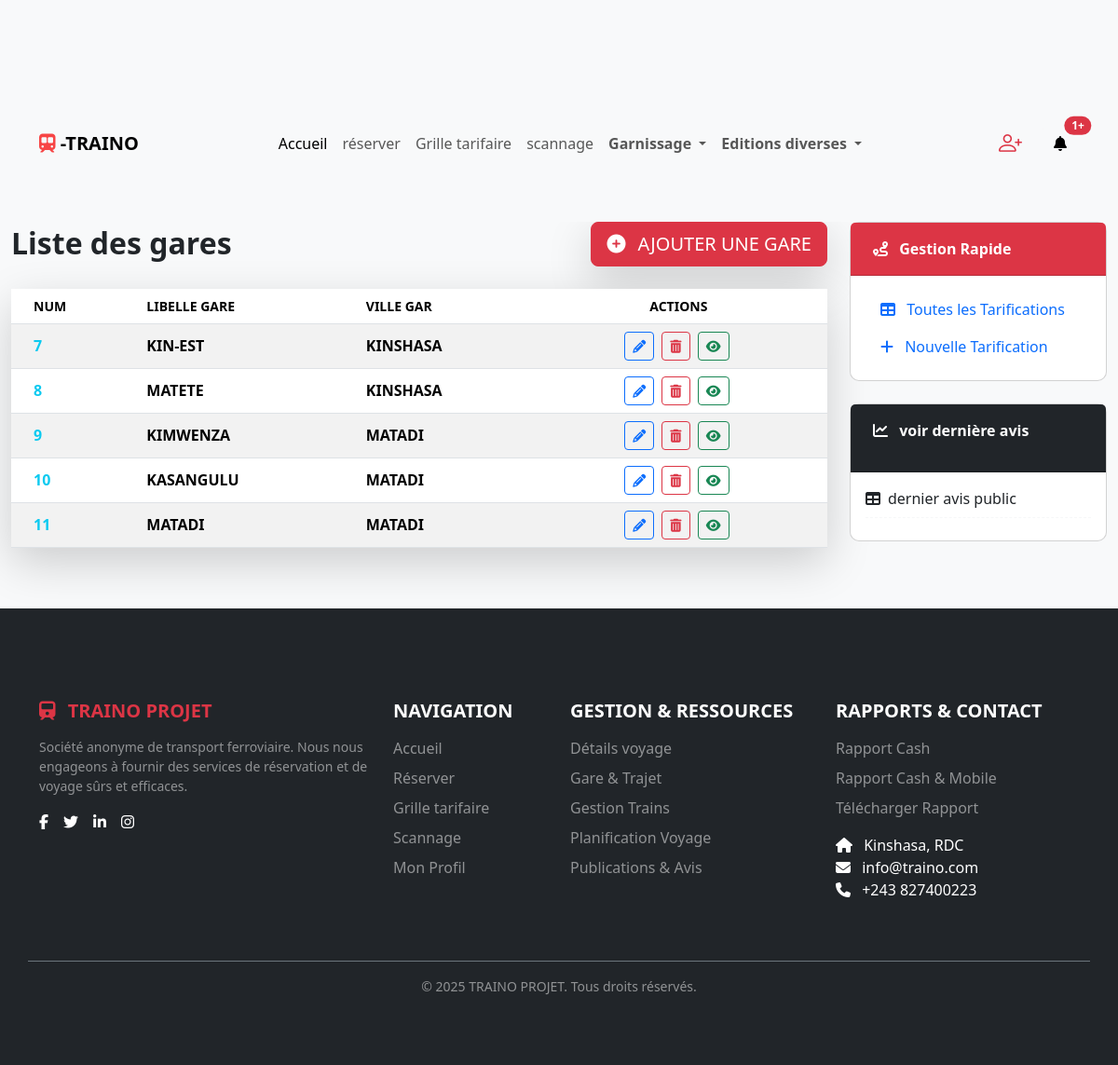
The app's page /gare/lire_gare (signed in) with its own data.
### gare/models.py (models this page shows, shortened)
class Gare(models.Model):
    libelle_gare = models.CharField(
        max_length=20,
        verbose_name='libelle du gare',
        help_text="rlibelle du gare",
        null = False,
        blank= False,
    )
    ville_gare = models.CharField(
        max_length=20,
        verbose_name='ville du gare',
        help_text="ville du gare",
        null = False,
        blank= False,
    )
    slug = models.SlugField(
        default="02Kkjsdhjfhf655qqzasjqsdbbbz555sc6JHMSLR",
        max_length= 100
    )

### gare/views.py (the view)
# urls.py: path('lire_gare', lire_gare , name = 'lire_gare'),
@login_required
def lire_gare(request):
    context = {
        'gares' : Gare.objects.all(),
        'total_compt' : Gare.objects.count(),
    }
    return render(request, 'gare/dashbord_gare.html', context)

### gare/templates/gare/dashbord_gare.html (shortened to what this page needs)
{% extends 'front/header/header.html' %}
{% load static %}
{% block extra_css %}
    <link rel="stylesheet" href="{% static 'css/gare/dashbord_gare.css' %}">
    <link rel="stylesheet" href="{% static 'css/gare/detail_gare.css' %}">
{% endblock %}
{% block containter%}
    <div class="container-fluid">
        <div class="row g-4">
            <div class="col-lg-9 order-lg-1 order-2">
                <div class="row page-header-row">
                    <div class="col-12">
                        <div class="d-flex justify-content-between align-items-center mb-4">
                            <h2 class="mb-0 fw-bold text-dark">Liste des gares</h2>
                            <div>
                                <button type="button" class="btn btn-lg btn-danger shadow-lg btn-add-station" data-bs-toggle="modal" data-bs-target="#creationModal">
                                    <i class="fas fa-plus-circle me-2"></i> AJOUTER UNE GARE
                                </button>
                            </div>
                        </div>
                        <div class="card shadow-lg border-0">
                            <div class="card-body p-0">
                                <div class="table-responsive">
                                    <table class="table table-striped table-hover mb-0 align-middle">
                                        <thead class="bg-light">
                                            <tr class="text-uppercase small fw-bold">
                                                <th scope="col" class="ps-4">Num</th>
                                                <th scope="col">Libelle gare </th>
                                                <th scope="col">ville gar</th>
                                                <th scope="col" class="text-center pe-4">Actions</th>
                                            </tr>
                                        </thead>
                                        <tbody>
                                            {% for gare in gares %}
                                                <tr class="table-row">
                                                    <th scope="row" class="ps-4 text-info">{{ gare.id }}</th>
                                                    <td class="fw-bold">{{ gare.libelle_gare }}</td>
                                                    <td class="fw-bold">{{ gare.ville_gare}}</td>
                                                    <td class="text-center pe-4">
                                                        <a class="btn btn-sm btn-outline-primary me-1" href="{% url 'gare:modifier_gare' gare.id gare.slug %}" title="Modifier">
                                                            <i class="fas fa-pencil-alt"></i>
                                                        </a>
                                                        <a class="btn btn-sm btn-outline-danger me-1" href="{% url 'gare:delete_gare' gare.id gare.slug %}" title="Supprimer">
                                                            <i class="fas fa-trash-alt"></i>
                                                        </a>
                                                        <a type="button"class="btn btn-sm btn-outline-success me-1" href="{% url 'gare:details_gare' gare.id%}" title="Détails">
                                                            <i class="fas fa-eye"></i>
                                                        </a>
                                                    </td>
                                                </tr>
                                            {% empty %}
                                                <tr>
                                                    <td colspan="4" class="text-center text-muted py-4">
                                                        <i class="fas fa-exclamation-circle me-2"></i> Aucune gare n'est encore enregistrée.
                                                    </td>
                                                </tr>
                                            {% endfor %}
                                        </tbody>
                                        </table>
                                </div>
                            </div>
                        </div>
                    </div>
                </div>
            </div>
            <div class="col-lg-3 order-lg-2 order-1">
                <div class="sticky-sidebar">
                    <div class="card sidebar-card mb-4">
                        <div class="card-header bg-danger text-white fw-bold py-3 px-4 rounded-top-lg">
                            <i class="fas fa-route me-2"></i> Gestion Rapide
                        </div>
                        <div class="card-body p-3 sidebar-link-group">
                            <nav class="nav flex-column">
                                <a class="nav-link active" aria-current="page" href="{% url 'tarification:grille_tarifaire' %}"><i class="fas fa-table me-2"></i> Toutes les Tarifications</a>
                                <a href="{% url 'tarification:creation_tarification' %}" class="nav-link" type="button" class="btn btn-lg btn-danger shadow-lg btn-add-station" ><i class="fas fa-plus me-2"></i> Nouvelle Tarification</a>
                            </nav>
                        </div>
                    </div>
                    <div class="card sidebar-card mb-4">
                        <div class="card-header bg-dark text-white fw-bold py-3 px-4 rounded-top-lg">
                            <p >
                                <i class="fas fa-chart-line me-2"></i> voir dernière avis
                            </p>
                        </div>
                        <div class="card-body p-3">
                            <div class="d-flex justify-content-between align-items-center mb-2">
                                <a class="nav-link active" aria-current="page" href="{% url 'publication_avis:dernier_publication_avis' %}"><i class="fas fa-table me-2"></i>dernier avis public</a>
                            </div>
                            <hr class="my-2">
                        </div>
                    </div>
                </div>
            </div>
        </div>
    </div>
{% endblock %}

### gare/static/css/gare/dashbord_gare.css (style rules this page uses)
:root { --light-background: #f8f9fa; --form-background: #ffffff; --text-color: #212529; --danger-color: #dc3545; --primary-color: #0d6efd; --success-color: #198754; --border-color: #dee2e6; }
body { background-color: var(--light-background); color: var(--text-color); padding-top: 70px; }
.btn-danger { background-color: var(--danger-color); border-color: var(--danger-color); }
.btn-sm { margin-right: 5px; }

### gare/static/css/gare/detail_gare.css (style rules this page uses)
.card { border-radius: 10px; transition: box-shadow 0.3s ease; }
hr { border-top: 1px dashed #dee2e6; }

### records on screen
Gare: id "7", libelle_gare "KIN-EST", ville_gare "KINSHASA"
Gare: id "8", libelle_gare "MATETE", ville_gare "KINSHASA"
Gare: id "9", libelle_gare "KIMWENZA", ville_gare "MATADI"
Gare: id "10", libelle_gare "KASANGULU", ville_gare "MATADI"
Gare: id "11", libelle_gare "MATADI", ville_gare "MATADI"
